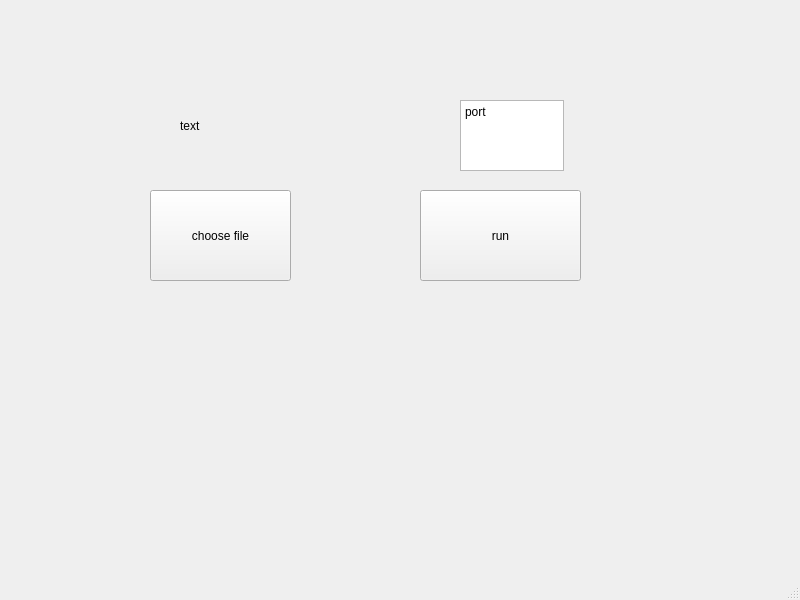
<?xml version="1.0" encoding="UTF-8"?>
<ui version="4.0">
 <class>MainWindow</class>
 <widget class="QMainWindow" name="MainWindow">
  <property name="geometry">
   <rect>
    <x>0</x>
    <y>0</y>
    <width>800</width>
    <height>600</height>
   </rect>
  </property>
  <property name="windowTitle">
   <string>MainWindow</string>
  </property>
  <widget class="QWidget" name="centralwidget">
   <widget class="QPushButton" name="pushButton">
    <property name="geometry">
     <rect>
      <x>420</x>
      <y>190</y>
      <width>161</width>
      <height>91</height>
     </rect>
    </property>
    <property name="text">
     <string>run</string>
    </property>
   </widget>
   <widget class="QLabel" name="label">
    <property name="geometry">
     <rect>
      <x>180</x>
      <y>80</y>
      <width>141</width>
      <height>91</height>
     </rect>
    </property>
    <property name="text">
     <string>text</string>
    </property>
   </widget>
   <widget class="QTextEdit" name="textEdit">
    <property name="geometry">
     <rect>
      <x>460</x>
      <y>100</y>
      <width>104</width>
      <height>71</height>
     </rect>
    </property>
    <property name="html">
     <string>&lt;!DOCTYPE HTML PUBLIC &quot;-//W3C//DTD HTML 4.0//EN&quot; &quot;http://www.w3.org/TR/REC-html40/strict.dtd&quot;&gt;
&lt;html&gt;&lt;head&gt;&lt;meta name=&quot;qrichtext&quot; content=&quot;1&quot; /&gt;&lt;style type=&quot;text/css&quot;&gt;
p, li { white-space: pre-wrap; }
&lt;/style&gt;&lt;/head&gt;&lt;body style=&quot; font-family:'SimSun'; font-size:9pt; font-weight:400; font-style:normal;&quot;&gt;
&lt;p style=&quot; margin-top:0px; margin-bottom:0px; margin-left:0px; margin-right:0px; -qt-block-indent:0; text-indent:0px;&quot;&gt;port&lt;/p&gt;&lt;/body&gt;&lt;/html&gt;</string>
    </property>
   </widget>
   <widget class="QPushButton" name="pushButton_2">
    <property name="geometry">
     <rect>
      <x>150</x>
      <y>190</y>
      <width>141</width>
      <height>91</height>
     </rect>
    </property>
    <property name="text">
     <string>choose file</string>
    </property>
   </widget>
  </widget>
  <widget class="QMenuBar" name="menubar">
   <property name="geometry">
    <rect>
     <x>0</x>
     <y>0</y>
     <width>800</width>
     <height>23</height>
    </rect>
   </property>
  </widget>
  <widget class="QStatusBar" name="statusbar"/>
 </widget>
 <resources/>
 <connections/>
</ui>
